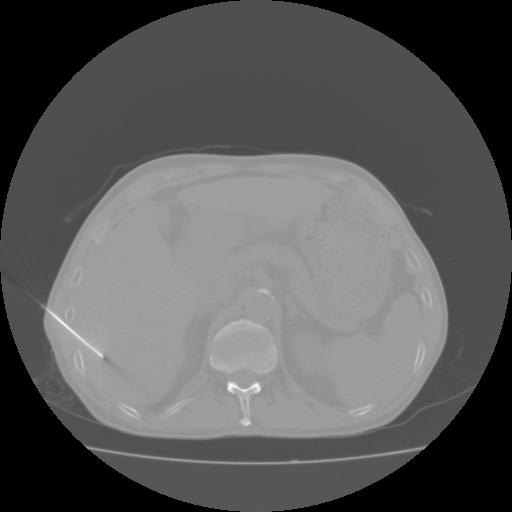
#> input picture Test_Img/10.jpg, 512 x 512 px, found by its file name
$ python Convexity_Defects.py
#> lines starting #> are read from the running program, lines starting #| are printed output that depends on the picture; after the words box and inside, x2 and y2 are one past the last pixel; in counts of white or black regions, pixels touching at a corner belong together
import cv2 as cv
import numpy as np
img = cv.imread('/home/qiao/PythonProjects/Opencv_On_CT/Test_Img/10.jpg')
#> img is the input picture: shape (512, 512, 3); min 0, max 254, mean 90.7
img_gray = cv.cvtColor(img,cv.COLOR_BGR2GRAY)
ret,thresh = cv.threshold(img_gray, 127, 255,0)
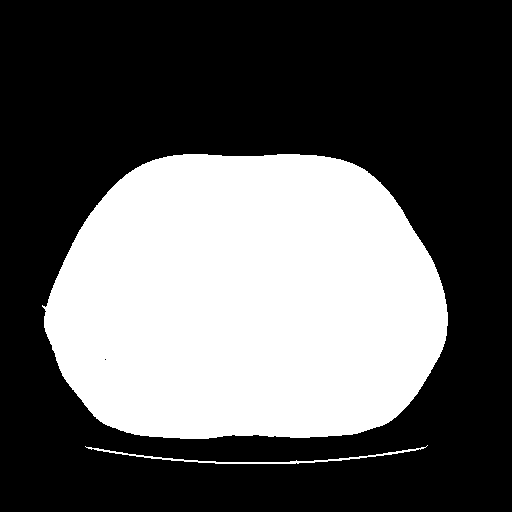
#> thresh: shape (512, 512); 36.6% white; 2 white regions
contours,hierarchy = cv.findContours(thresh,1,2)
#> contours = 3 contours, 1 with area under 20; largest, box (x1, y1, x2, y2) and area: (42, 154, 448, 439) 94662, (85, 445, 428, 464) 369
cnt = contours[-1]
#> cnt = contour of 461 points, box (x1, y1, x2, y2) (42, 154, 448, 439), area 94662
hull = cv.convexHull(cnt,returnPoints = False)
#> hull = 79 values, max 452 at index 0, min 0 at index 78, mean 239
defects = cv.convexityDefects(cnt,hull)
#> defects = 74 rows, first 6: [452, 0, 456, 512], [0, 2, 1, 229], [2, 4, 3, 210], [4, 10, 5, 186], [10, 12, 11, 162], [12, 20, 15, 190]
print(defects)
#> (printed output is left out)
for i in range(defects.shape[0]):
    s,e,f,d = defects[i,0]
    start = tuple(cnt[s][0])
    end = tuple(cnt[e][0])
    far = tuple(cnt[f][0])
    cv.line(img,start,end,[0,255,0],2)
    cv.circle(img,far,5,[0,0,255],-1)
#> this loop made 74 passes
#> (s, e, f, d, start, end, far) on passes 1 to 12: (452, 0, 456, 512, (299, 154), (183, 154), (263, 156)), (0, 2, 1, 229, (183, 154), (173, 155), (182, 155)), (2, 4, 3, 210, (173, 155), (167, 156), (172, 156)), (4, 10, 5, 186, (167, 156), (155, 159), (166, 157)), (10, 12, 11, 162, (155, 159), (152, 160), (154, 160)), (12, 20, 15, 190, (152, 160), (142, 164), (149, 162)), (20, 26, 21, 191, (142, 164), (135, 168), (140, 166)), (26, 32, 27, 142, (135, 168), (126, 174), (133, 170)), (32, 34, 33, 164, (126, 174), (120, 179), (121, 179)), (35, 42, 40, 225, (107, 192), (96, 205), (98, 204)), (42, 46, 45, 205, (96, 205), (90, 213), (94, 209)), (46, 52, 47, 142, (90, 213), (84, 222), (90, 214))
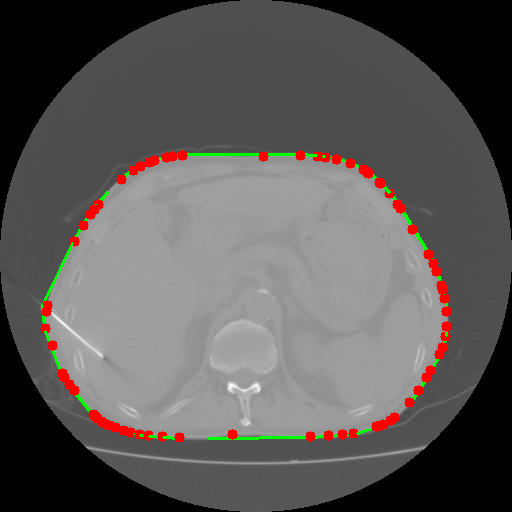
#> img: shape (512, 512, 3); 2.5% of pixels changed, all inside (x1, y1, x2, y2) = (40, 150, 452, 443)
cv.imshow('img',img)
cv.waitKey(0)
cv.destroyAllWindows()
